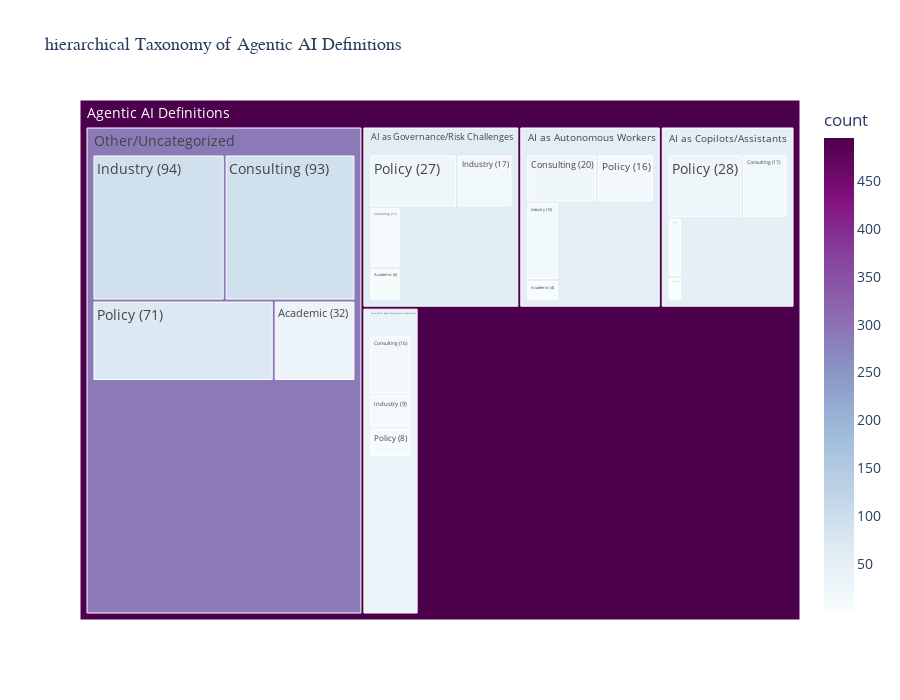

The notebook cell this image was saved under:
### Code cell
# Add root node
root_count = df_definitions.shape[0]
df_treemap = pd.concat([
    pd.DataFrame([{'category': 'Agentic AI Definitions', 'count': root_count, 'parent': ''}]),
    df_treemap
], ignore_index=True)

# Treemap using Plotly
fig = px.treemap(
    df_treemap,
    names='category',
    parents='parent',
    values='count',
    title='hierarchical Taxonomy of Agentic AI Definitions',
    color='count',
    color_continuous_scale='BuPu' ## RdYlBu_r
)

fig.update_layout(
    font=dict(size=14),
    title_font=dict(size=18, family='Arial Black'),
    height=700
)

fig.write_html(TAXONOMY_DIR / 'taxonomy_treemap.html')
fig.show()

print(f"✔ Treemap saved to: {TAXONOMY_DIR / 'taxonomy_treemap.html'}")

### Figure 1 — Plotly figure (JSON) as saved in the notebook; plotly's stock layout.template omitted (floating-point values rounded to 4 significant figures)
{"data": [{"domain": {"x": [0, 1], "y": [0, 1]}, "hovertemplate": "category=%{label}<br>count=%{color}<br>parent=%{parent}<extra></extra>", "labels": ["Agentic AI Definitions", "AI as Copilots/Assistants", "Consulting (17)", "Policy (28)", "Industry (5)", "Academic (2)", "AI as Autonomous Workers", "Consulting (20)", "Policy (16)", "Industry (15)", "Academic (4)", "AI as Multi-Agent Ecosystems/Orchestrators", "Consulting (16)", "Policy (8)", "Industry (9)", "Academic (4)", "AI as Governance/Risk Challenges", "Consulting (11)", "Policy (27)", "Industry (17)", "Academic (6)", "Other/Uncategorized", "Consulting (93)", "Policy (71)", "Industry (94)", "Academic (32)"], "marker": {"coloraxis": "coloraxis", "colors": [495, 52, 17, 28, 5, 2, 55, 20, 16, 15, 4, 37, 16, 8, 9, 4, 61, 11, 27, 17, 6, 290, 93, 71, 94, 32]}, "name": "", "parents": ["", "Agentic AI Definitions", "AI as Copilots/Assistants", "AI as Copilots/Assistants", "AI as Copilots/Assistants", "AI as Copilots/Assistants", "Agentic AI Definitions", "AI as Autonomous Workers", "AI as Autonomous Workers", "AI as Autonomous Workers", "AI as Autonomous Workers", "Agentic AI Definitions", "AI as Multi-Agent Ecosystems/Orchestrators", "AI as Multi-Agent Ecosystems/Orchestrators", "AI as Multi-Agent Ecosystems/Orchestrators", "AI as Multi-Agent Ecosystems/Orchestrators", "Agentic AI Definitions", "AI as Governance/Risk Challenges", "AI as Governance/Risk Challenges", "AI as Governance/Risk Challenges", "AI as Governance/Risk Challenges", "Agentic AI Definitions", "Other/Uncategorized", "Other/Uncategorized", "Other/Uncategorized", "Other/Uncategorized"], "type": "treemap", "values": [495, 52, 17, 28, 5, 2, 55, 20, 16, 15, 4, 37, 16, 8, 9, 4, 61, 11, 27, 17, 6, 290, 93, 71, 94, 32]}], "layout": {"coloraxis": {"colorbar": {"title": {"text": "count"}}, "colorscale": [[0, "rgb(247,252,253)"], [0.125, "rgb(224,236,244)"], [0.25, "rgb(191,211,230)"], [0.375, "rgb(158,188,218)"], [0.5, "rgb(140,150,198)"], [0.625, "rgb(140,107,177)"], [0.75, "rgb(136,65,157)"], [0.875, "rgb(129,15,124)"], [1, "rgb(77,0,75)"]]}, "font": {"size": 14}, "height": 700, "legend": {"tracegroupgap": 0}, "title": {"font": {"family": "Arial Black", "size": 18}, "text": "hierarchical Taxonomy of Agentic AI Definitions"}}}
